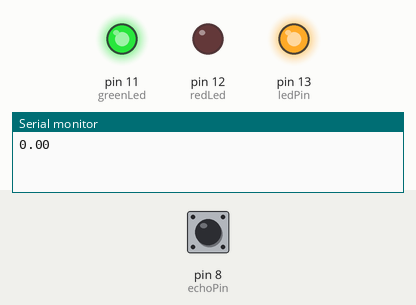
Recording of a sketch running on a simulated Arduino Uno, built with avr-gcc and run on an emulated ATmega328P. Parts: output pins drawn as LEDs (lit = HIGH), the last lines printed to the serial monitor. The inputs (shaded band) are chosen by the test bench; at power-on: pin 8 (echoPin) LOW. Pins used as bus, display or sensor lines are not drawn.

Above: at 1.25 s.
1.3 s: pin 8 (echoPin) pulsed HIGH 2 times (0.12 s each, 0.3 s apart)
At 2.4 s:
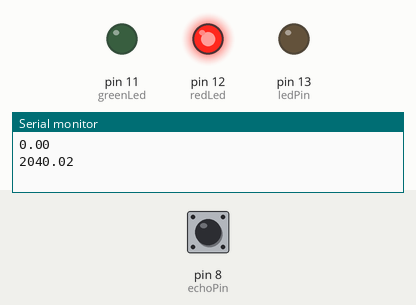
At 4.0 s:
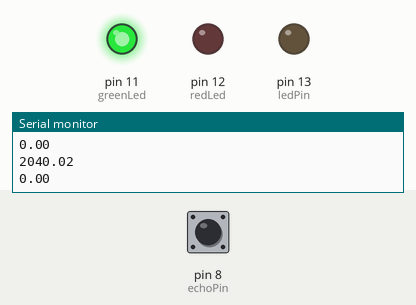
Timing chart, 0 to 10.3 s (numbered marks = the images above; inputs shaded):
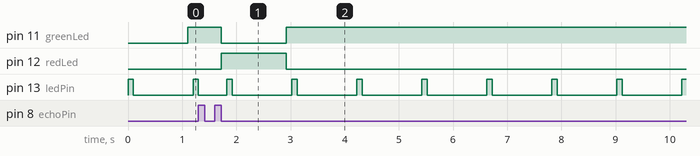

Measured:
- after the input at 1.3 s, pin 11 (greenLed): HIGH → LOW after 0.42 s, → HIGH 1.2 s later; pin 12 (redLed): LOW → HIGH after 0.42 s, → LOW 1.2 s later
- by itself, pin 13 (ledPin): repeats every 1.2 s: HIGH 0.10 s, LOW 1.1 s

The sketch:

ultrasonic_sensor.ino
```cpp
/*
 * Created by ArduinoGetStarted, https://arduinogetstarted.com
 *
 * Arduino - Ultrasonic Sensor HC-SR04
 *
 * Wiring: Ultrasonic Sensor -> Arduino:
 * - VCC  -> 5VDC
 * - TRIG -> Pin 9
 * - ECHO -> Pin 8
 * - GND  -> GND
 *
 * Tutorial is available here: https://arduinogetstarted.com/tutorials/arduino-ultrasonic-sensor
 */

int trigPin = 9;  // TRIG pin
int echoPin = 8;  // ECHO pin
int ledPin = 13;  // transmit LED
int redLed = 12;
int greenLed = 11;
int threshold_distance = 20;

float duration_us, distance_cm;

void setup() {


  // begin serial port
  Serial.begin(9600);

  // configure the trigger pin to output mode
  pinMode(trigPin, OUTPUT);
  pinMode(ledPin, OUTPUT);
  pinMode(greenLed, OUTPUT);
  pinMode(redLed, OUTPUT);
  // configure the echo pin to input mode
  pinMode(echoPin, INPUT);
}

void loop() {
  // generate 10-microsecond pulse to TRIG pin
  digitalWrite(trigPin, HIGH);
  digitalWrite(ledPin, HIGH);
  delay(100);
  digitalWrite(trigPin, LOW);
  digitalWrite(ledPin, LOW);

  // measure duration of pulse from ECHO pin
  duration_us = pulseIn(echoPin, HIGH);

  // calculate the distance
  distance_cm = 0.017 * duration_us;

  // print the value to Serial Monitor
  Serial.println(distance_cm);

  if (distance_cm < threshold_distance) {
    digitalWrite(redLed, LOW);
    digitalWrite(greenLed, HIGH);
  } else {
    digitalWrite(greenLed, LOW);
    digitalWrite(redLed, HIGH);
  }

  delay(100);
}
```
